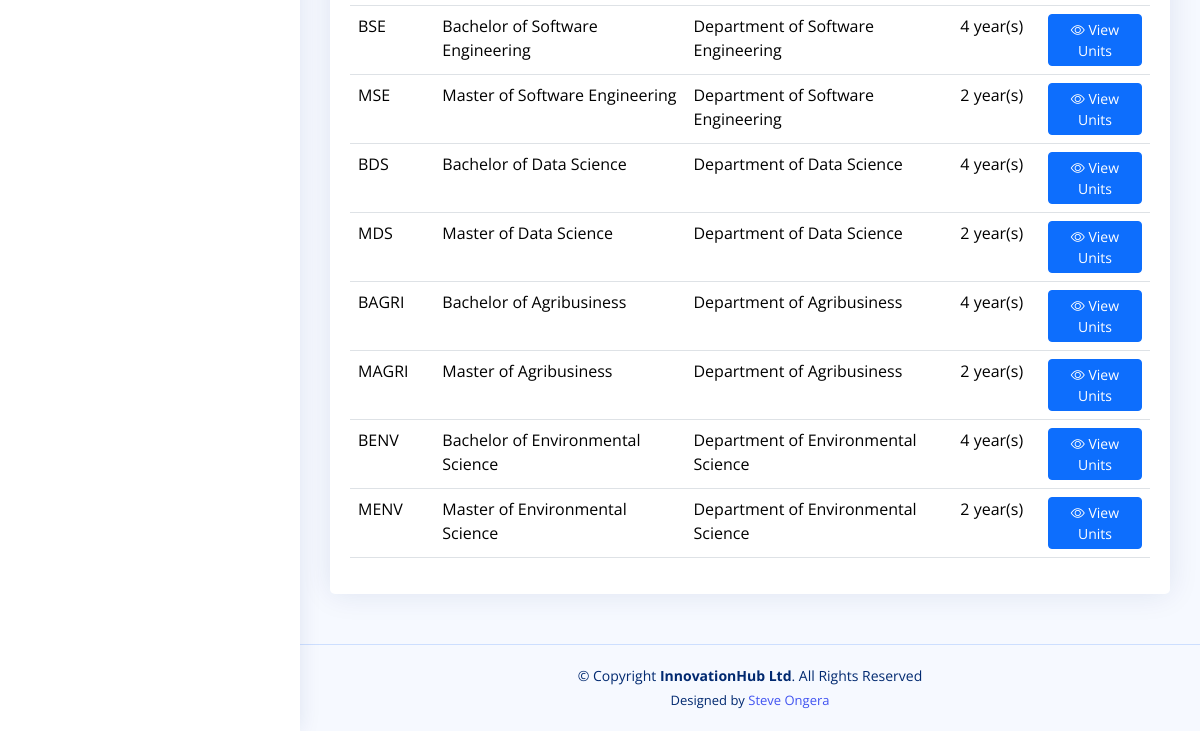
Page /programmes/ (lower part) on the earlier database version.
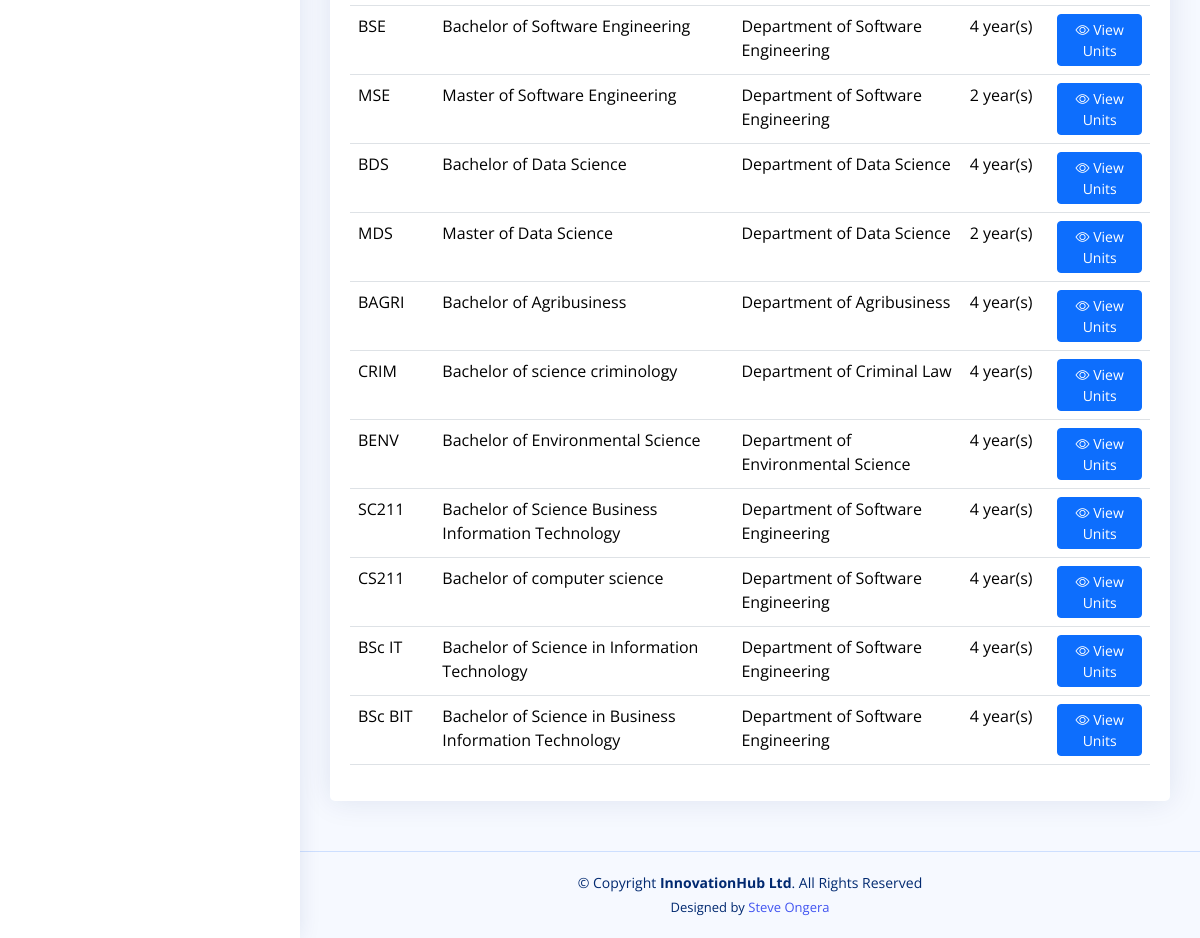
Same page on the later database version.
### students_portal/models.py (models this page shows, shortened)
class Programme(models.Model):
    name = models.CharField(max_length=200)
    code = models.CharField(max_length=20, unique=True)
    department = models.ForeignKey(Department, on_delete=models.CASCADE, related_name='programmes')
    duration_years = models.IntegerField()
    semesters_per_year = models.IntegerField(default=2)
    description = models.TextField(blank=True, null=True)

class Department(models.Model):
    name = models.CharField(max_length=100)
    code = models.CharField(max_length=10, unique=True)
    faculty = models.ForeignKey(Faculty, on_delete=models.CASCADE, related_name='departments')
    description = models.TextField(blank=True, null=True)

### students_portal/views.py (the view)
# urls.py: path('programmes/', views.programme_list, name='programme_list'),
def programme_list(request):
    programmes = Programme.objects.all().select_related('department')
    return render(request, 'academics/programme_list.html', {'programmes': programmes})

### templates/academics/programme_list.html (shortened to what this page needs)
{% extends "base/base.html" %}
{% block content %}
<section class="section">
    <div class="row">
        <div class="col-lg-12">
            <div class="card">
                <div class="card-body">
                    <div class="table-responsive">
                        <table class="table table-hover">
                            <tbody>
                                {% for programme in programmes %}
                                <tr>
                                    <td>{{ programme.code }}</td>
                                    <td>{{ programme.name }}</td>
                                    <td>{{ programme.department.name }}</td>
                                    <td>{{ programme.duration_years }} year(s)</td>
                                    <td>
                                        <a href="{% url 'programme_detail' programme.id %}" class="btn btn-sm btn-primary">
                                            <i class="bi bi-eye"></i> View Units
                                        </a>
                                    </td>
                                </tr>
                                {% empty %}
                                <tr>
                                    <td colspan="5" class="text-center">No programmes found</td>
                                </tr>
                                {% endfor %}
                            </tbody>
                        </table>
                    </div>
                </div>
            </div>
        </div>
    </div>
</section>
{% endblock %}

Differences in the rows shown:
removed Programme: code "MAGRI", name "Master of Agribusiness", department.name "Department of Agribusiness", duration_years "2"
removed Programme: code "MENV", name "Master of Environmental Science", department.name "Department of Environmental Science", duration_years "2"
added Programme: code "CRIM", name "Bachelor of science criminology", department.name "Department of Criminal Law", duration_years "4"
added Programme: code "SC211", name "Bachelor of Science Business Information Technology", department.name "Department of Software Engineering", duration_years "4"
added Programme: code "CS211", name "Bachelor of computer science", department.name "Department of Software Engineering", duration_years "4"
added Programme: code "BSc IT", name "Bachelor of Science in Information Technology", department.name "Department of Software Engineering", duration_years "4"
added Programme: code "BSc BIT", name "Bachelor of Science in Business Information Technology", department.name "Department of Software Engineering", duration_years "4"
